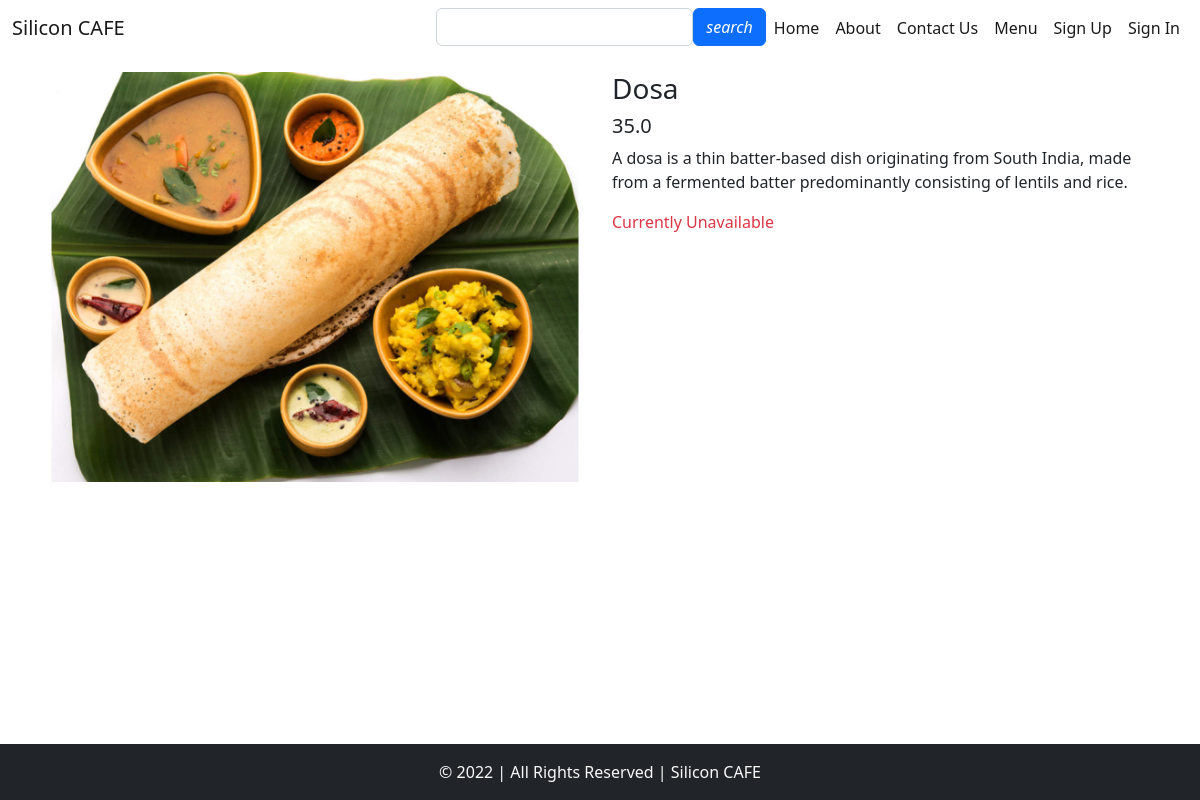
Screenshot of /food/details/3/ with the database file from the repository.
### food/models.py (models this page shows, shortened)
class Food(models.Model):
    category = models.ForeignKey(Cuisine, on_delete=models.DO_NOTHING)  #if parent data gets deleted, we can still use the data through DO_NOTING
    name = models.CharField(max_length=100)
    price = models.FloatField()
    description = models.TextField()
    secondary_description = models.TextField(blank=True)    #optional, so we make blank = true means we may or may not give data in this field
    is_available = models.BooleanField(default=True)
    photo = models.ImageField(upload_to = 'food_images/')   # a new folder is created under CAFE

### food/views.py (the view)
# urls.py: path('details/<int:id>/', views.details, name="details"), # for menu.html <a href="{% url 'details' food.id %}"     <int:id> is the request that is generated when we click the details button a particu
def details(request, id):
    food = Food.objects.get(id = id)  # first id is the column name, second id is the request id we received, e.g., select * from Food where id = 3
    context = {
        'food' : food                   # food is the object of the Food table for the particular food items whose details button we have clicked in menu.html
    }
    return render(request, 'food/details.html', context)

### templates/food/details.html (shortened to what this page needs)
{% extends 'base.html' %}
{% load static %}
{% block css %}
    <link rel="stylesheet" href="{% static 'css/cart-style.css' %}">
{% endblock css %}
{% block content %}
<div class="container">
    <div class="row my-3">
        <div class="col-md-6">
            <img src="{{food.photo.url}}" alt="{{food.name}}" class="img-fluid">
        </div>
        <div class="col-md-6">
            <h3 class="h3">{{food.name}}</h3>
            <h5 class="h5">{{food.price}}</h5>
            <p class="text-lead">{{food.description}}</p>
            <div class="my-2">
                {% if food.is_available %}
                    {% if user.is_authenticated %}
                        <form action="{% url 'add_to_cart' %}" method="post">
                            {% csrf_token %}
                            <input type="hidden" name="food_id" value="{{food.id}}">
                            <div class="input-group mb-3">
                                <button class="btn btn-outline-secondary" type="button" onclick="decrement()">-</button>
                                <input type="text" class="quantity" id="quantity" name="quantity" value="1" readonly>
                                <button class="btn btn-outline-secondary" type="button" onclick="increment()">+</button>
                            </div>
                            <input type="submit" value="Add to Cart" class="btn btn-primary w-100">
                        </form>
                    {% else %}
                    <a href="" class="btn btn-primary btn-sm w-100">Sign In to Buy</a>
                    {% endif %}
                {% else %}
                <p class="text-danger">Currently Unavailable</p>
                {% endif %}
            </div>
        </div>
    </div>
</div>
{% endblock content %}

### rows the page displays
Food: photo (picture), name "Dosa", price "35.0", description "A dosa is a thin batter-based dish originating from South India, made from a fermented batter predominantly consisting of lentils and rice."
